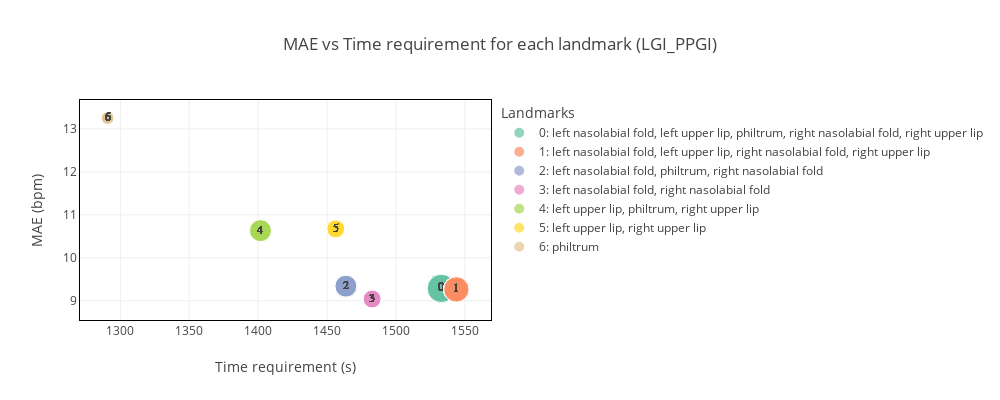

Notebook cell for this chart:
### Code cell
# fig, ax = plt.subplots(figsize=(6, 4))
df1, fig, ax = plot_bubble_roi(df, metric, dataset_name, roi, fig, ax, size=[1000,400])
fig.show()

### Figure 1 — Plotly figure (JSON) as saved in the notebook; plotly's stock layout.template omitted (floating-point values rounded to 4 significant figures)
{"data": [{"customdata": [["0: left nasolabial fold, left upper lip, philtrum, right nasolabial fold, right upper lip"], ["0: left nasolabial fold, left upper lip, philtrum, right nasolabial fold, right upper lip"], ["0: left nasolabial fold, left upper lip, philtrum, right nasolabial fold, right upper lip"], ["0: left nasolabial fold, left upper lip, philtrum, right nasolabial fold, right upper lip"], ["0: left nasolabial fold, left upper lip, philtrum, right nasolabial fold, right upper lip"], ["0: left nasolabial fold, left upper lip, philtrum, right nasolabial fold, right upper lip"], ["0: left nasolabial fold, left upper lip, philtrum, right nasolabial fold, right upper lip"], ["0: left nasolabial fold, left upper lip, philtrum, right nasolabial fold, right upper lip"], ["0: left nasolabial fold, left upper lip, philtrum, right nasolabial fold, right upper lip"], ["0: left nasolabial fold, left upper lip, philtrum, right nasolabial fold, right upper lip"], ["0: left nasolabial fold, left upper lip, philtrum, right nasolabial fold, right upper lip"], ["0: left nasolabial fold, left upper lip, philtrum, right nasolabial fold, right upper lip"], ["0: left nasolabial fold, left upper lip, philtrum, right nasolabial fold, right upper lip"], ["0: left nasolabial fold, left upper lip, philtrum, right nasolabial fold, right upper lip"], ["0: left nasolabial fold, left upper lip, philtrum, right nasolabial fold, right upper lip"], ["0: left nasolabial fold, left upper lip, philtrum, right nasolabial fold, right upper lip"], ["0: left nasolabial fold, left upper lip, philtrum, right nasolabial fold, right upper lip"], ["0: left nasolabial fold, left upper lip, philtrum, right nasolabial fold, right upper lip"], ["0: left nasolabial fold, left upper lip, philtrum, right nasolabial fold, right upper lip"], ["0: left nasolabial fold, left upper lip, philtrum, right nasolabial fold, right upper lip"], ["0: left nasolabial fold, left upper lip, philtrum, right nasolabial fold, right upper lip"], ["0: left nasolabial fold, left upper lip, philtrum, right nasolabial fold, right upper lip"]], "hovertemplate": "Landmarks=%{customdata[0]}<br>Time requirement (s)=%{x}<br>MAE (bpm)=%{y}<br>Number of landmarks=%{marker.size}<br>landmarks_id=%{text}<extra></extra>", "legendgroup": "0: left nasolabial fold, left upper lip, philtrum, right nasolabial fold, right upper lip", "marker": {"color": "rgb(102,194,165)", "size": [5, 5, 5, 5, 5, 5, 5, 5, 5, 5, 5, 5, 5, 5, 5, 5, 5, 5, 5, 5, 5, 5], "sizemode": "area", "sizeref": 0.0125, "symbol": "circle"}, "mode": "markers+text", "name": "0: left nasolabial fold, left upper lip, philtrum, right nasolabial fold, right upper lip", "orientation": "v", "showlegend": true, "text": [0, 0, 0, 0, 0, 0, 0, 0, 0, 0, 0, 0, 0, 0, 0, 0, 0, 0, 0, 0, 0, 0], "textfont": {"family": "Courier New", "size": 12}, "textposition": "middle center", "type": "scatter", "x": [1533.0, 1533.0, 1533.0, 1533.0, 1533.0, 1533.0, 1533.0, 1533.0, 1533.0, 1533.0, 1533.0, 1533.0, 1533.0, 1533.0, 1533.0, 1533.0, 1533.0, 1533.0, 1533.0, 1533.0, 1533.0, 1533.0], "xaxis": "x", "y": [9.289, 9.289, 9.289, 9.289, 9.289, 9.289, 9.289, 9.289, 9.289, 9.289, 9.289, 9.289, 9.289, 9.289, 9.289, 9.289, 9.289, 9.289, 9.289, 9.289, 9.289, 9.289], "yaxis": "y"}, {"customdata": [["1: left nasolabial fold, left upper lip, right nasolabial fold, right upper lip"], ["1: left nasolabial fold, left upper lip, right nasolabial fold, right upper lip"], ["1: left nasolabial fold, left upper lip, right nasolabial fold, right upper lip"], ["1: left nasolabial fold, left upper lip, right nasolabial fold, right upper lip"], ["1: left nasolabial fold, left upper lip, right nasolabial fold, right upper lip"], ["1: left nasolabial fold, left upper lip, right nasolabial fold, right upper lip"], ["1: left nasolabial fold, left upper lip, right nasolabial fold, right upper lip"], ["1: left nasolabial fold, left upper lip, right nasolabial fold, right upper lip"], ["1: left nasolabial fold, left upper lip, right nasolabial fold, right upper lip"], ["1: left nasolabial fold, left upper lip, right nasolabial fold, right upper lip"], ["1: left nasolabial fold, left upper lip, right nasolabial fold, right upper lip"], ["1: left nasolabial fold, left upper lip, right nasolabial fold, right upper lip"], ["1: left nasolabial fold, left upper lip, right nasolabial fold, right upper lip"], ["1: left nasolabial fold, left upper lip, right nasolabial fold, right upper lip"], ["1: left nasolabial fold, left upper lip, right nasolabial fold, right upper lip"], ["1: left nasolabial fold, left upper lip, right nasolabial fold, right upper lip"], ["1: left nasolabial fold, left upper lip, right nasolabial fold, right upper lip"], ["1: left nasolabial fold, left upper lip, right nasolabial fold, right upper lip"], ["1: left nasolabial fold, left upper lip, right nasolabial fold, right upper lip"], ["1: left nasolabial fold, left upper lip, right nasolabial fold, right upper lip"], ["1: left nasolabial fold, left upper lip, right nasolabial fold, right upper lip"], ["1: left nasolabial fold, left upper lip, right nasolabial fold, right upper lip"]], "hovertemplate": "Landmarks=%{customdata[0]}<br>Time requirement (s)=%{x}<br>MAE (bpm)=%{y}<br>Number of landmarks=%{marker.size}<br>landmarks_id=%{text}<extra></extra>", "legendgroup": "1: left nasolabial fold, left upper lip, right nasolabial fold, right upper lip", "marker": {"color": "rgb(252,141,98)", "size": [4, 4, 4, 4, 4, 4, 4, 4, 4, 4, 4, 4, 4, 4, 4, 4, 4, 4, 4, 4, 4, 4], "sizemode": "area", "sizeref": 0.0125, "symbol": "circle"}, "mode": "markers+text", "name": "1: left nasolabial fold, left upper lip, right nasolabial fold, right upper lip", "orientation": "v", "showlegend": true, "text": [1, 1, 1, 1, 1, 1, 1, 1, 1, 1, 1, 1, 1, 1, 1, 1, 1, 1, 1, 1, 1, 1], "textfont": {"family": "Courier New", "size": 12}, "textposition": "middle center", "type": "scatter", "x": [1544.0, 1544.0, 1544.0, 1544.0, 1544.0, 1544.0, 1544.0, 1544.0, 1544.0, 1544.0, 1544.0, 1544.0, 1544.0, 1544.0, 1544.0, 1544.0, 1544.0, 1544.0, 1544.0, 1544.0, 1544.0, 1544.0], "xaxis": "x", "y": [9.266, 9.266, 9.266, 9.266, 9.266, 9.266, 9.266, 9.266, 9.266, 9.266, 9.266, 9.266, 9.266, 9.266, 9.266, 9.266, 9.266, 9.266, 9.266, 9.266, 9.266, 9.266], "yaxis": "y"}, {"customdata": [["2: left nasolabial fold, philtrum, right nasolabial fold"], ["2: left nasolabial fold, philtrum, right nasolabial fold"], ["2: left nasolabial fold, philtrum, right nasolabial fold"], ["2: left nasolabial fold, philtrum, right nasolabial fold"], ["2: left nasolabial fold, philtrum, right nasolabial fold"], ["2: left nasolabial fold, philtrum, right nasolabial fold"], ["2: left nasolabial fold, philtrum, right nasolabial fold"], ["2: left nasolabial fold, philtrum, right nasolabial fold"], ["2: left nasolabial fold, philtrum, right nasolabial fold"], ["2: left nasolabial fold, philtrum, right nasolabial fold"], ["2: left nasolabial fold, philtrum, right nasolabial fold"], ["2: left nasolabial fold, philtrum, right nasolabial fold"], ["2: left nasolabial fold, philtrum, right nasolabial fold"], ["2: left nasolabial fold, philtrum, right nasolabial fold"], ["2: left nasolabial fold, philtrum, right nasolabial fold"], ["2: left nasolabial fold, philtrum, right nasolabial fold"], ["2: left nasolabial fold, philtrum, right nasolabial fold"], ["2: left nasolabial fold, philtrum, right nasolabial fold"], ["2: left nasolabial fold, philtrum, right nasolabial fold"], ["2: left nasolabial fold, philtrum, right nasolabial fold"], ["2: left nasolabial fold, philtrum, right nasolabial fold"], ["2: left nasolabial fold, philtrum, right nasolabial fold"]], "hovertemplate": "Landmarks=%{customdata[0]}<br>Time requirement (s)=%{x}<br>MAE (bpm)=%{y}<br>Number of landmarks=%{marker.size}<br>landmarks_id=%{text}<extra></extra>", "legendgroup": "2: left nasolabial fold, philtrum, right nasolabial fold", "marker": {"color": "rgb(141,160,203)", "size": [3, 3, 3, 3, 3, 3, 3, 3, 3, 3, 3, 3, 3, 3, 3, 3, 3, 3, 3, 3, 3, 3], "sizemode": "area", "sizeref": 0.0125, "symbol": "circle"}, "mode": "markers+text", "name": "2: left nasolabial fold, philtrum, right nasolabial fold", "orientation": "v", "showlegend": true, "text": [2, 2, 2, 2, 2, 2, 2, 2, 2, 2, 2, 2, 2, 2, 2, 2, 2, 2, 2, 2, 2, 2], "textfont": {"family": "Courier New", "size": 12}, "textposition": "middle center", "type": "scatter", "x": [1464.0, 1464.0, 1464.0, 1464.0, 1464.0, 1464.0, 1464.0, 1464.0, 1464.0, 1464.0, 1464.0, 1464.0, 1464.0, 1464.0, 1464.0, 1464.0, 1464.0, 1464.0, 1464.0, 1464.0, 1464.0, 1464.0], "xaxis": "x", "y": [9.341, 9.341, 9.341, 9.341, 9.341, 9.341, 9.341, 9.341, 9.341, 9.341, 9.341, 9.341, 9.341, 9.341, 9.341, 9.341, 9.341, 9.341, 9.341, 9.341, 9.341, 9.341], "yaxis": "y"}, {"customdata": [["3: left nasolabial fold, right nasolabial fold"], ["3: left nasolabial fold, right nasolabial fold"], ["3: left nasolabial fold, right nasolabial fold"], ["3: left nasolabial fold, right nasolabial fold"], ["3: left nasolabial fold, right nasolabial fold"], ["3: left nasolabial fold, right nasolabial fold"], ["3: left nasolabial fold, right nasolabial fold"], ["3: left nasolabial fold, right nasolabial fold"], ["3: left nasolabial fold, right nasolabial fold"], ["3: left nasolabial fold, right nasolabial fold"], ["3: left nasolabial fold, right nasolabial fold"], ["3: left nasolabial fold, right nasolabial fold"], ["3: left nasolabial fold, right nasolabial fold"], ["3: left nasolabial fold, right nasolabial fold"], ["3: left nasolabial fold, right nasolabial fold"], ["3: left nasolabial fold, right nasolabial fold"], ["3: left nasolabial fold, right nasolabial fold"], ["3: left nasolabial fold, right nasolabial fold"], ["3: left nasolabial fold, right nasolabial fold"], ["3: left nasolabial fold, right nasolabial fold"], ["3: left nasolabial fold, right nasolabial fold"], ["3: left nasolabial fold, right nasolabial fold"]], "hovertemplate": "Landmarks=%{customdata[0]}<br>Time requirement (s)=%{x}<br>MAE (bpm)=%{y}<br>Number of landmarks=%{marker.size}<br>landmarks_id=%{text}<extra></extra>", "legendgroup": "3: left nasolabial fold, right nasolabial fold", "marker": {"color": "rgb(231,138,195)", "size": [2, 2, 2, 2, 2, 2, 2, 2, 2, 2, 2, 2, 2, 2, 2, 2, 2, 2, 2, 2, 2, 2], "sizemode": "area", "sizeref": 0.0125, "symbol": "circle"}, "mode": "markers+text", "name": "3: left nasolabial fold, right nasolabial fold", "orientation": "v", "showlegend": true, "text": [3, 3, 3, 3, 3, 3, 3, 3, 3, 3, 3, 3, 3, 3, 3, 3, 3, 3, 3, 3, 3, 3], "textfont": {"family": "Courier New", "size": 12}, "textposition": "middle center", "type": "scatter", "x": [1483.0, 1483.0, 1483.0, 1483.0, 1483.0, 1483.0, 1483.0, 1483.0, 1483.0, 1483.0, 1483.0, 1483.0, 1483.0, 1483.0, 1483.0, 1483.0, 1483.0, 1483.0, 1483.0, 1483.0, 1483.0, 1483.0], "xaxis": "x", "y": [9.043, 9.043, 9.043, 9.043, 9.043, 9.043, 9.043, 9.043, 9.043, 9.043, 9.043, 9.043, 9.043, 9.043, 9.043, 9.043, 9.043, 9.043, 9.043, 9.043, 9.043, 9.043], "yaxis": "y"}, {"customdata": [["4: left upper lip, philtrum, right upper lip"], ["4: left upper lip, philtrum, right upper lip"], ["4: left upper lip, philtrum, right upper lip"], ["4: left upper lip, philtrum, right upper lip"], ["4: left upper lip, philtrum, right upper lip"], ["4: left upper lip, philtrum, right upper lip"], ["4: left upper lip, philtrum, right upper lip"], ["4: left upper lip, philtrum, right upper lip"], ["4: left upper lip, philtrum, right upper lip"], ["4: left upper lip, philtrum, right upper lip"], ["4: left upper lip, philtrum, right upper lip"], ["4: left upper lip, philtrum, right upper lip"], ["4: left upper lip, philtrum, right upper lip"], ["4: left upper lip, philtrum, right upper lip"], ["4: left upper lip, philtrum, right upper lip"], ["4: left upper lip, philtrum, right upper lip"], ["4: left upper lip, philtrum, right upper lip"], ["4: left upper lip, philtrum, right upper lip"], ["4: left upper lip, philtrum, right upper lip"], ["4: left upper lip, philtrum, right upper lip"], ["4: left upper lip, philtrum, right upper lip"], ["4: left upper lip, philtrum, right upper lip"]], "hovertemplate": "Landmarks=%{customdata[0]}<br>Time requirement (s)=%{x}<br>MAE (bpm)=%{y}<br>Number of landmarks=%{marker.size}<br>landmarks_id=%{text}<extra></extra>", "legendgroup": "4: left upper lip, philtrum, right upper lip", "marker": {"color": "rgb(166,216,84)", "size": [3, 3, 3, 3, 3, 3, 3, 3, 3, 3, 3, 3, 3, 3, 3, 3, 3, 3, 3, 3, 3, 3], "sizemode": "area", "sizeref": 0.0125, "symbol": "circle"}, "mode": "markers+text", "name": "4: left upper lip, philtrum, right upper lip", "orientation": "v", "showlegend": true, "text": [4, 4, 4, 4, 4, 4, 4, 4, 4, 4, 4, 4, 4, 4, 4, 4, 4, 4, 4, 4, 4, 4], "textfont": {"family": "Courier New", "size": 12}, "textposition": "middle center", "type": "scatter", "x": [1402.0, 1402.0, 1402.0, 1402.0, 1402.0, 1402.0, 1402.0, 1402.0, 1402.0, 1402.0, 1402.0, 1402.0, 1402.0, 1402.0, 1402.0, 1402.0, 1402.0, 1402.0, 1402.0, 1402.0, 1402.0, 1402.0], "xaxis": "x", "y": [10.63, 10.63, 10.63, 10.63, 10.63, 10.63, 10.63, 10.63, 10.63, 10.63, 10.63, 10.63, 10.63, 10.63, 10.63, 10.63, 10.63, 10.63, 10.63, 10.63, 10.63, 10.63], "yaxis": "y"}, {"customdata": [["5: left upper lip, right upper lip"], ["5: left upper lip, right upper lip"], ["5: left upper lip, right upper lip"], ["5: left upper lip, right upper lip"], ["5: left upper lip, right upper lip"], ["5: left upper lip, right upper lip"], ["5: left upper lip, right upper lip"], ["5: left upper lip, right upper lip"], ["5: left upper lip, right upper lip"], ["5: left upper lip, right upper lip"], ["5: left upper lip, right upper lip"], ["5: left upper lip, right upper lip"], ["5: left upper lip, right upper lip"], ["5: left upper lip, right upper lip"], ["5: left upper lip, right upper lip"], ["5: left upper lip, right upper lip"], ["5: left upper lip, right upper lip"], ["5: left upper lip, right upper lip"], ["5: left upper lip, right upper lip"], ["5: left upper lip, right upper lip"], ["5: left upper lip, right upper lip"], ["5: left upper lip, right upper lip"]], "hovertemplate": "Landmarks=%{customdata[0]}<br>Time requirement (s)=%{x}<br>MAE (bpm)=%{y}<br>Number of landmarks=%{marker.size}<br>landmarks_id=%{text}<extra></extra>", "legendgroup": "5: left upper lip, right upper lip", "marker": {"color": "rgb(255,217,47)", "size": [2, 2, 2, 2, 2, 2, 2, 2, 2, 2, 2, 2, 2, 2, 2, 2, 2, 2, 2, 2, 2, 2], "sizemode": "area", "sizeref": 0.0125, "symbol": "circle"}, "mode": "markers+text", "name": "5: left upper lip, right upper lip", "orientation": "v", "showlegend": true, "text": [5, 5, 5, 5, 5, 5, 5, 5, 5, 5, 5, 5, 5, 5, 5, 5, 5, 5, 5, 5, 5, 5], "textfont": {"family": "Courier New", "size": 12}, "textposition": "middle center", "type": "scatter", "x": [1456.0, 1456.0, 1456.0, 1456.0, 1456.0, 1456.0, 1456.0, 1456.0, 1456.0, 1456.0, 1456.0, 1456.0, 1456.0, 1456.0, 1456.0, 1456.0, 1456.0, 1456.0, 1456.0, 1456.0, 1456.0, 1456.0], "xaxis": "x", "y": [10.67, 10.67, 10.67, 10.67, 10.67, 10.67, 10.67, 10.67, 10.67, 10.67, 10.67, 10.67, 10.67, 10.67, 10.67, 10.67, 10.67, 10.67, 10.67, 10.67, 10.67, 10.67], "yaxis": "y"}, {"customdata": [["6: philtrum"], ["6: philtrum"], ["6: philtrum"], ["6: philtrum"], ["6: philtrum"], ["6: philtrum"], ["6: philtrum"], ["6: philtrum"], ["6: philtrum"], ["6: philtrum"], ["6: philtrum"], ["6: philtrum"], ["6: philtrum"], ["6: philtrum"], ["6: philtrum"], ["6: philtrum"], ["6: philtrum"], ["6: philtrum"], ["6: philtrum"], ["6: philtrum"], ["6: philtrum"], ["6: philtrum"]], "hovertemplate": "Landmarks=%{customdata[0]}<br>Time requirement (s)=%{x}<br>MAE (bpm)=%{y}<br>Number of landmarks=%{marker.size}<br>landmarks_id=%{text}<extra></extra>", "legendgroup": "6: philtrum", "marker": {"color": "rgb(229,196,148)", "size": [1, 1, 1, 1, 1, 1, 1, 1, 1, 1, 1, 1, 1, 1, 1, 1, 1, 1, 1, 1, 1, 1], "sizemode": "area", "sizeref": 0.0125, "symbol": "circle"}, "mode": "markers+text", "name": "6: philtrum", "orientation": "v", "showlegend": true, "text": [6, 6, 6, 6, 6, 6, 6, 6, 6, 6, 6, 6, 6, 6, 6, 6, 6, 6, 6, 6, 6, 6], "textfont": {"family": "Courier New", "size": 12}, "textposition": "middle center", "type": "scatter", "x": [1291.0, 1291.0, 1291.0, 1291.0, 1291.0, 1291.0, 1291.0, 1291.0, 1291.0, 1291.0, 1291.0, 1291.0, 1291.0, 1291.0, 1291.0, 1291.0, 1291.0, 1291.0, 1291.0, 1291.0, 1291.0, 1291.0], "xaxis": "x", "y": [13.25, 13.25, 13.25, 13.25, 13.25, 13.25, 13.25, 13.25, 13.25, 13.25, 13.25, 13.25, 13.25, 13.25, 13.25, 13.25, 13.25, 13.25, 13.25, 13.25, 13.25, 13.25], "yaxis": "y"}], "layout": {"height": 400, "legend": {"itemsizing": "constant", "title": {"text": "Landmarks"}, "tracegroupgap": 0}, "title": {"text": "MAE vs Time requirement for each landmark (LGI_PPGI)"}, "width": 1000, "xaxis": {"anchor": "y", "domain": [0, 1], "linecolor": "black", "mirror": true, "showline": true, "title": {"text": "Time requirement (s)"}}, "yaxis": {"anchor": "x", "domain": [0, 1], "linecolor": "black", "mirror": true, "showline": true, "title": {"text": "MAE (bpm)"}}}}
